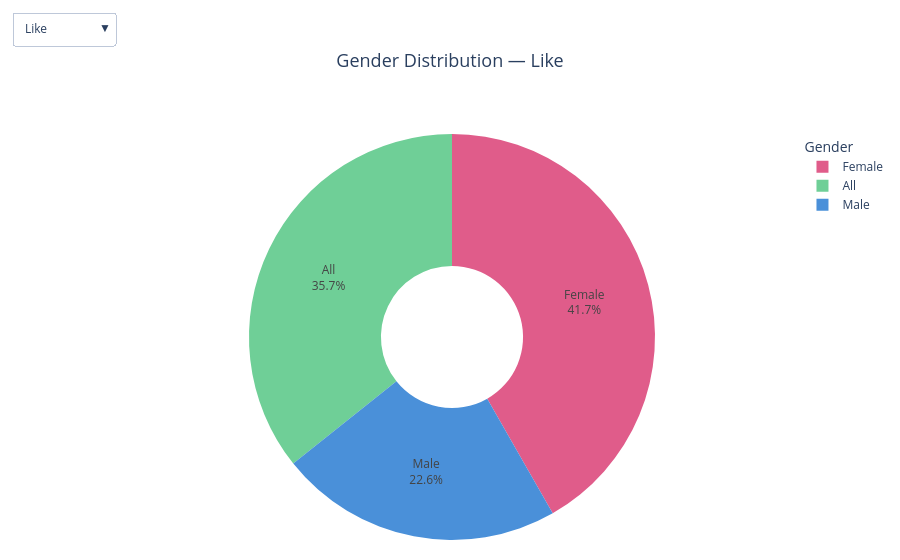

Here is the notebook cell this chart was saved with:
### Code cell
import pandas as pd
import plotly.graph_objects as go

# ── MERGE INTO TEMP ───────────────────────────────────────────────────────────
temp_df = pd.merge(event, ad, on="ad_id")  # 🔁 change ad_id if needed

# ── PREP DATA FOR ALL EVENT TYPES ─────────────────────────────────────────────
event_types = ["Like", "Share", "Impression", "Purchase", "Click", "Comment"]

color_map = {
    "Male":   "#4A90D9",
    "Female": "#E05C8A",
    "All":    "#6FCF97"
}

traces = []
for evt in event_types:
    filtered = temp_df[temp_df["event_type"] == evt]  # ✅ no .lower() needed
    gender_counts = filtered["target_gender"].value_counts().reset_index()
    gender_counts.columns = ["Gender", "Count"]

    traces.append(go.Pie(
        labels=gender_counts["Gender"],
        values=gender_counts["Count"],
        name=evt,
        marker=dict(colors=[color_map.get(g, "#ccc") for g in gender_counts["Gender"]]),
        textinfo="percent+label",
        textposition="inside",
        hole=0.35,
        visible=False
    ))

traces[0].visible = True

# ── DROPDOWN BUTTONS ──────────────────────────────────────────────────────────
buttons = []
for i, evt in enumerate(event_types):
    visibility = [j == i for j in range(len(event_types))]
    buttons.append(dict(
        label=evt,
        method="update",
        args=[
            {"visible": visibility},
            {"title": f"Gender Distribution — {evt}"}
        ]
    ))

# ── FIGURE ────────────────────────────────────────────────────────────────────
fig = go.Figure(data=traces)

fig.update_layout(
    title=dict(
        text=f"Gender Distribution — {event_types[0]}",
        font_size=18,
        x=0.5,          # ✅ center the title
        xanchor="center"
    ),
    updatemenus=[dict(
        active=0,
        buttons=buttons,
        direction="down",
        x=0.0,
        y=1.3,          # ✅ push dropdown higher
        showactive=True
    )],
    annotations=[dict(
        text="Event Type:", x=0.0, y=1.38,   # ✅ push label higher
        xref="paper", yref="paper",
        showarrow=False, font_size=13
    )],
    legend_title="Gender",
    margin=dict(t=120, b=20, l=20, r=20)  # ✅ more top margin
)
traces.append(go.Pie(
    labels=gender_counts["Gender"],
    values=gender_counts["Count"],
    name=evt,
    marker=dict(colors=[color_map.get(g, "#ccc") for g in gender_counts["Gender"]]),
    textinfo="label+percent+value",  # ✅ shows: Male 22.6% (123)
    textposition="inside",
    hole=0.35,
    visible=False
))

fig.show()

### Figure 1 — Plotly figure (JSON) as saved in the notebook; plotly's stock layout.template omitted (floating-point values rounded to 4 significant figures)
{"data": [{"hole": 0.35, "labels": ["Female", "All", "Male"], "marker": {"colors": ["#E05C8A", "#6FCF97", "#4A90D9"]}, "name": "Like", "textinfo": "percent+label", "textposition": "inside", "type": "pie", "values": [5014, 4290, 2709], "visible": true}, {"hole": 0.35, "labels": ["Female", "All", "Male"], "marker": {"colors": ["#E05C8A", "#6FCF97", "#4A90D9"]}, "name": "Share", "textinfo": "percent+label", "textposition": "inside", "type": "pie", "values": [834, 674, 449], "visible": false}, {"hole": 0.35, "labels": ["Female", "All", "Male"], "marker": {"colors": ["#E05C8A", "#6FCF97", "#4A90D9"]}, "name": "Impression", "textinfo": "percent+label", "textposition": "inside", "type": "pie", "values": [140946, 120724, 78142], "visible": false}, {"hole": 0.35, "labels": ["Female", "All", "Male"], "marker": {"colors": ["#E05C8A", "#6FCF97", "#4A90D9"]}, "name": "Purchase", "textinfo": "percent+label", "textposition": "inside", "type": "pie", "values": [817, 740, 474], "visible": false}, {"hole": 0.35, "labels": ["Female", "All", "Male"], "marker": {"colors": ["#E05C8A", "#6FCF97", "#4A90D9"]}, "name": "Click", "textinfo": "percent+label", "textposition": "inside", "type": "pie", "values": [16428, 14248, 9403], "visible": false}, {"hole": 0.35, "labels": ["Female", "All", "Male"], "marker": {"colors": ["#E05C8A", "#6FCF97", "#4A90D9"]}, "name": "Comment", "textinfo": "percent+label", "textposition": "inside", "type": "pie", "values": [1679, 1436, 993], "visible": false}], "layout": {"annotations": [{"font": {"size": 13}, "showarrow": false, "text": "Event Type:", "x": 0, "xref": "paper", "y": 1.38, "yref": "paper"}], "legend": {"title": {"text": "Gender"}}, "margin": {"b": 20, "l": 20, "r": 20, "t": 120}, "title": {"font": {"size": 18}, "text": "Gender Distribution — Like", "x": 0.5, "xanchor": "center"}, "updatemenus": [{"active": 0, "buttons": [{"args": [{"visible": [true, false, false, false, false, false]}, {"title": "Gender Distribution — Like"}], "label": "Like", "method": "update"}, {"args": [{"visible": [false, true, false, false, false, false]}, {"title": "Gender Distribution — Share"}], "label": "Share", "method": "update"}, {"args": [{"visible": [false, false, true, false, false, false]}, {"title": "Gender Distribution — Impression"}], "label": "Impression", "method": "update"}, {"args": [{"visible": [false, false, false, true, false, false]}, {"title": "Gender Distribution — Purchase"}], "label": "Purchase", "method": "update"}, {"args": [{"visible": [false, false, false, false, true, false]}, {"title": "Gender Distribution — Click"}], "label": "Click", "method": "update"}, {"args": [{"visible": [false, false, false, false, false, true]}, {"title": "Gender Distribution — Comment"}], "label": "Comment", "method": "update"}], "direction": "down", "showactive": true, "x": 0, "y": 1.3}]}}
